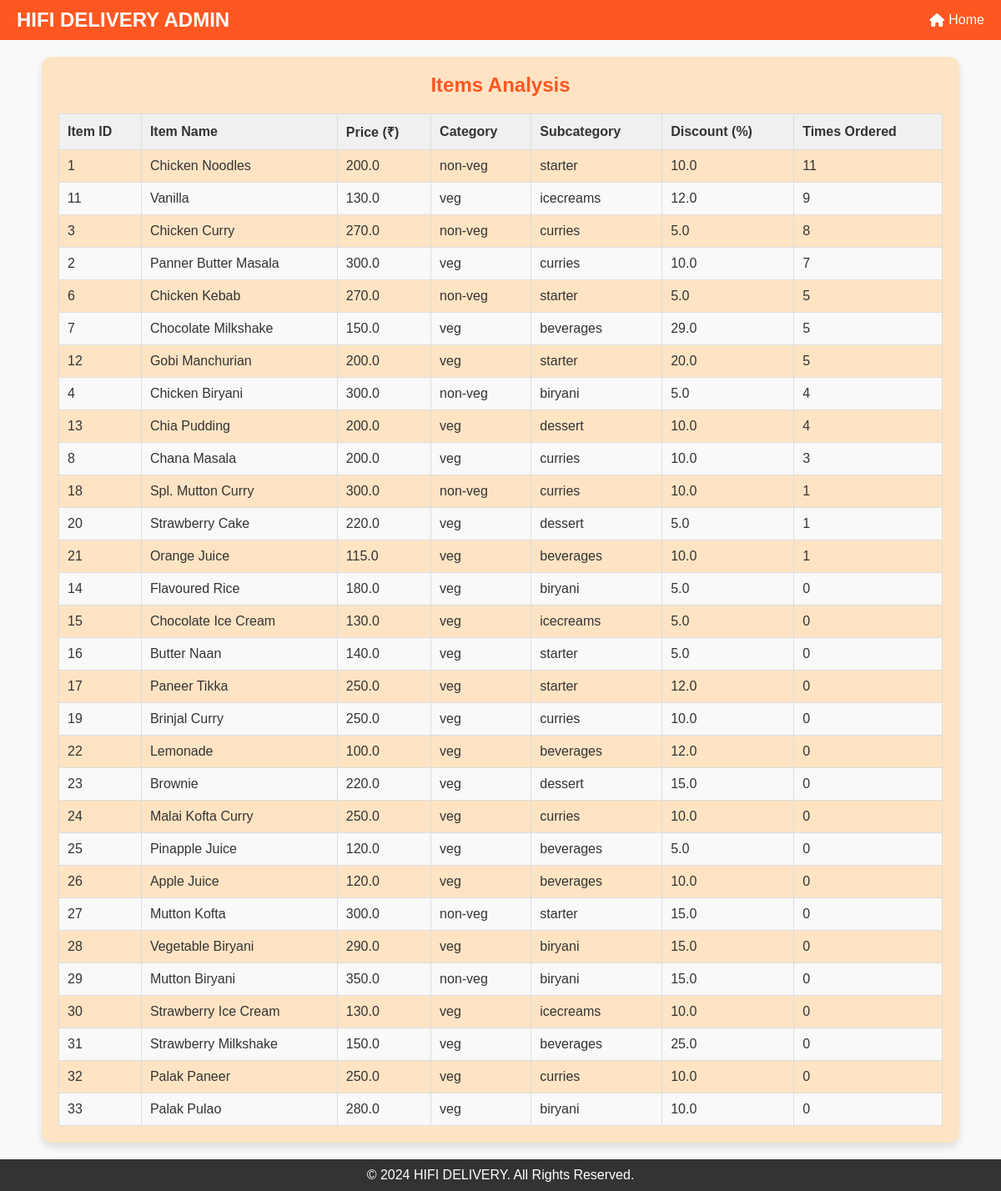
The page /items_analysis_admin on the database its author committed.
### tables this page shows
CREATE TABLE "menu_items" (
	"id"	INTEGER,
	"name"	TEXT NOT NULL,
	"description"	TEXT NOT NULL,
	"price"	REAL NOT NULL,
	"image_path"	TEXT NOT NULL,
	"category"	TEXT NOT NULL DEFAULT 'veg',
	"subcategory"	TEXT NOT NULL DEFAULT 'starter',
	"discount"	REAL NOT NULL DEFAULT 0.0,
	PRIMARY KEY("id" AUTOINCREMENT)
);

### mergedapp.py (the view)
@app.route('/items_analysis_admin')
def items_analysis_admin():
    try:
        with get_db_connection() as conn:
            cursor = conn.cursor()
            cursor.execute('''
            SELECT mi.id, mi.name, mi.price, mi.category, mi.subcategory, mi.discount,
            COUNT(o.orderId) AS times_ordered
            FROM menu_items mi
            LEFT JOIN Orders_Analysis o ON mi.name = o.productName  -- Match items with orders
            GROUP BY mi.id
            ORDER BY times_ordered DESC;
            ''')
            items = cursor.fetchall()
    except sqlite3.Error as e:
        print(f"Database error: {e}")
        items = []
    return render_template('items_analysis.html', items=items)

### mergedapp.py (called while the page is built)
def get_db_connection():
    conn = sqlite3.connect(DATABASE)  # Timeout to avoid lock
    conn.row_factory = sqlite3.Row
    return conn

### templates/items_analysis.html (shortened to what this page needs)
<!DOCTYPE html>
<html lang="en">
<head>
    <link href="https://cdnjs.cloudflare.com/ajax/libs/font-awesome/6.5.0/css/all.min.css" rel="stylesheet">
</head>
<body>
    <header>
        <div class="logo">HIFI DELIVERY ADMIN</div>
        <nav>
            <ul>
                <li><a href="{{ url_for('admin')}}"><i class="fa-solid fa-house"></i> Home</a></li>
            </ul>
        </nav>
    </header>
    <div class="content">
        <div class="table-container">
            <h2>Items Analysis</h2>
            <table>
                <thead>
                    <tr>
                        <th>Item ID</th>
                        <th>Item Name</th>
                        <th>Price (₹)</th>
                        <th>Category</th>
                        <th>Subcategory</th>
                        <th>Discount (%)</th>
                        <th>Times Ordered</th>
                    </tr>
                </thead>
                <tbody>
                    {% if items %}
                        {% for item in items %}
                        <tr>
                            <td>{{ item[0] }}</td>
                            <td>{{ item[1] }}</td>
                            <td>{{ item[2] }}</td>
                            <td>{{ item[3] }}</td>
                            <td>{{ item[4] }}</td>
                            <td>{{ item[5] }}</td>
                            <td>{{ item[6] }}</td>
                        </tr>
                        {% endfor %}
                    {% else %}
                        <tr>
                            <td colspan="7">No items available.</td>
                        </tr>
                    {% endif %}
                </tbody>
            </table>
        </div>
    </div>
    <footer>
        <p>&copy; 2024 HIFI DELIVERY. All Rights Reserved.</p>
    </footer>
</body>
</html>

### templates/items_analysis.html (style rules this page uses)
* { margin: 0; padding: 0; box-sizing: border-box; font-family: Arial, sans-serif; }
body { background-color: #f8f9fa; color: #333; display: flex; flex-direction: column; min-height: 100vh; }
header { background: #ff5722; color: white; padding: 10px 20px; display: flex; justify-content: space-between; align-items: center; }
header .logo { font-size: 1.5rem; font-weight: bold; }
header nav ul { list-style: none; display: flex; gap: 15px; }
header nav ul li a { color: white; text-decoration: none; display: flex; align-items: center; }
header nav ul li a i { margin-right: 5px; }
.content { padding: 20px; flex-grow: 1; display: flex; justify-content: center; align-items: center; }
.table-container { background-color: #ffe4c4; padding: 20px; border-radius: 12px; box-shadow: 0 6px 10px rgba(0, 0, 0, 0.1); max-width: 1100px; width: 100%; }
h2 { color: #ff5722; margin-bottom: 15px; text-align: center; }
table { width: 100%; border-collapse: collapse; margin-top: 20px; }
table th, table td { padding: 10px; border: 1px solid #ddd; text-align: left; }
table th { background: #f0f0f0; }
table tr:nth-child(even) { background: #f9f9f9; }
footer { background: #333; color: white; text-align: center; padding: 10px; }
footer p { margin: 0; }

### rows shown on the page
menu_items: id "1", name "Chicken Noodles", price "200.0", category "non-veg", subcategory "starter", discount "10.0", item "11"
menu_items: id "11", name "Vanilla", price "130.0", category "veg", subcategory "icecreams", discount "12.0", item "9"
menu_items: id "3", name "Chicken Curry", price "270.0", category "non-veg", subcategory "curries", discount "5.0", item "8"
menu_items: id "2", name "Panner Butter Masala", price "300.0", category "veg", subcategory "curries", discount "10.0", item "7"
menu_items: id "6", name "Chicken Kebab", price "270.0", category "non-veg", subcategory "starter", discount "5.0", item "5"
menu_items: id "7", name "Chocolate Milkshake", price "150.0", category "veg", subcategory "beverages", discount "29.0", item "5"
menu_items: id "12", name "Gobi Manchurian", price "200.0", category "veg", subcategory "starter", discount "20.0", item "5"
menu_items: id "4", name "Chicken Biryani", price "300.0", category "non-veg", subcategory "biryani", discount "5.0"
menu_items: id "13", name "Chia Pudding", price "200.0", category "veg", subcategory "dessert", discount "10.0", item "4"
menu_items: id "8", name "Chana Masala", price "200.0", category "veg", subcategory "curries", discount "10.0", item "3"
menu_items: id "18", name "Spl. Mutton Curry", price "300.0", category "non-veg", subcategory "curries", discount "10.0", item "1"
menu_items: id "20", name "Strawberry Cake", price "220.0", category "veg", subcategory "dessert", discount "5.0", item "1"
menu_items: id "21", name "Orange Juice", price "115.0", category "veg", subcategory "beverages", discount "10.0", item "1"
menu_items: id "14", name "Flavoured Rice", price "180.0", category "veg", subcategory "biryani", discount "5.0", item "0"
menu_items: id "15", name "Chocolate Ice Cream", price "130.0", category "veg", subcategory "icecreams", discount "5.0", item "0"
menu_items: id "16", name "Butter Naan", price "140.0", category "veg", subcategory "starter", discount "5.0", item "0"
menu_items: id "17", name "Paneer Tikka", price "250.0", category "veg", subcategory "starter", discount "12.0", item "0"
menu_items: id "19", name "Brinjal Curry", price "250.0", category "veg", subcategory "curries", discount "10.0", item "0"
menu_items: id "22", name "Lemonade", price "100.0", category "veg", subcategory "beverages", discount "12.0", item "0"
menu_items: id "23", name "Brownie", price "220.0", category "veg", subcategory "dessert", discount "15.0", item "0"
menu_items: id "24", name "Malai Kofta Curry", price "250.0", category "veg", subcategory "curries", discount "10.0", item "0"
menu_items: id "25", name "Pinapple Juice", price "120.0", category "veg", subcategory "beverages", discount "5.0", item "0"
menu_items: id "26", name "Apple Juice", price "120.0", category "veg", subcategory "beverages", discount "10.0", item "0"
menu_items: id "27", name "Mutton Kofta", price "300.0", category "non-veg", subcategory "starter", discount "15.0", item "0"
menu_items: id "28", name "Vegetable Biryani", price "290.0", category "veg", subcategory "biryani", discount "15.0", item "0"
menu_items: id "29", name "Mutton Biryani", price "350.0", category "non-veg", subcategory "biryani", discount "15.0", item "0"
menu_items: id "30", name "Strawberry Ice Cream", price "130.0", category "veg", subcategory "icecreams", discount "10.0", item "0"
menu_items: id "31", name "Strawberry Milkshake", price "150.0", category "veg", subcategory "beverages", discount "25.0", item "0"
menu_items: id "32", name "Palak Paneer", price "250.0", category "veg", subcategory "curries", discount "10.0", item "0"
menu_items: id "33", name "Palak Pulao", price "280.0", category "veg", subcategory "biryani", discount "10.0", item "0"
